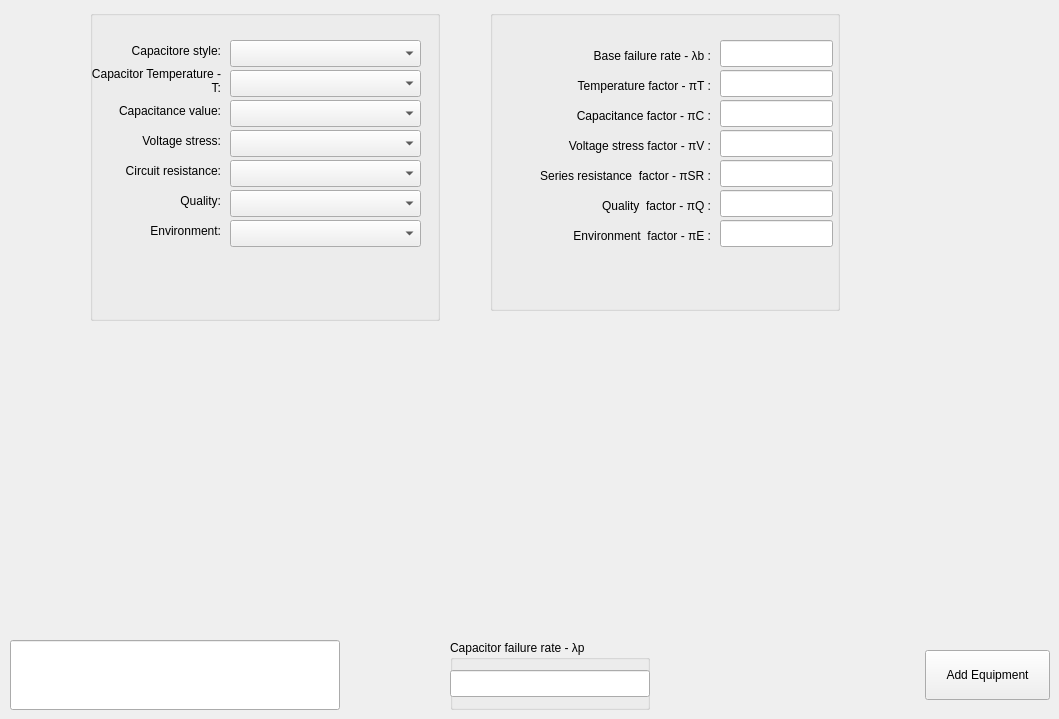
    <widget class="QWidget" name="tab_capacitor">
     <attribute name="title">
      <string>Capacitor</string>
     </attribute>
     <widget class="QGroupBox" name="groupBox_cc_lambda_p">
      <property name="geometry">
       <rect>
        <x>450</x>
        <y>640</y>
        <width>200</width>
        <height>70</height>
       </rect>
      </property>
      <property name="title">
       <string>Capacitor failure rate - λp</string>
      </property>
      <widget class="QLineEdit" name="lineEdit_cc_lamda_p">
       <property name="geometry">
        <rect>
         <x>0</x>
         <y>30</y>
         <width>200</width>
         <height>27</height>
        </rect>
       </property>
       <property name="readOnly">
        <bool>true</bool>
       </property>
      </widget>
     </widget>
     <widget class="QGroupBox" name="groupBox">
      <property name="geometry">
       <rect>
        <x>90</x>
        <y>10</y>
        <width>350</width>
        <height>311</height>
       </rect>
      </property>
      <property name="title">
       <string/>
      </property>
      <widget class="QLabel" name="label_cc_quality">
       <property name="geometry">
        <rect>
         <x>60</x>
         <y>180</y>
         <width>71</width>
         <height>21</height>
        </rect>
       </property>
       <property name="text">
        <string>Quality:</string>
       </property>
       <property name="alignment">
        <set>Qt::AlignRight|Qt::AlignTrailing|Qt::AlignVCenter</set>
       </property>
       <property name="wordWrap">
        <bool>false</bool>
       </property>
      </widget>
      <widget class="QComboBox" name="comboBox_cc_capacitance">
       <property name="geometry">
        <rect>
         <x>140</x>
         <y>90</y>
         <width>191</width>
         <height>27</height>
        </rect>
       </property>
       <property name="currentText">
        <string/>
       </property>
      </widget>
      <widget class="QLabel" name="label_cc_capacitance_value">
       <property name="geometry">
        <rect>
         <x>0</x>
         <y>90</y>
         <width>131</width>
         <height>21</height>
        </rect>
       </property>
       <property name="text">
        <string>Capacitance value:</string>
       </property>
       <property name="alignment">
        <set>Qt::AlignRight|Qt::AlignTrailing|Qt::AlignVCenter</set>
       </property>
      </widget>
      <widget class="QComboBox" name="comboBox_cc_quality">
       <property name="geometry">
        <rect>
         <x>140</x>
         <y>180</y>
         <width>191</width>
         <height>27</height>
        </rect>
       </property>
       <property name="currentText">
        <string/>
       </property>
      </widget>
      <widget class="QLabel" name="label_cc_t">
       <property name="geometry">
        <rect>
         <x>0</x>
         <y>50</y>
         <width>131</width>
         <height>41</height>
        </rect>
       </property>
       <property name="text">
        <string>Capacitor Temperature - T:</string>
       </property>
       <property name="alignment">
        <set>Qt::AlignRight|Qt::AlignTrailing|Qt::AlignVCenter</set>
       </property>
       <property name="wordWrap">
        <bool>true</bool>
       </property>
      </widget>
      <widget class="QLabel" name="label_cc_circuit_resistance">
       <property name="geometry">
        <rect>
         <x>-10</x>
         <y>150</y>
         <width>141</width>
         <height>21</height>
        </rect>
       </property>
       <property name="text">
        <string>Circuit resistance:</string>
       </property>
       <property name="alignment">
        <set>Qt::AlignRight|Qt::AlignTrailing|Qt::AlignVCenter</set>
       </property>
      </widget>
      <widget class="QComboBox" name="comboBox_cc_environment">
       <property name="geometry">
        <rect>
         <x>140</x>
         <y>210</y>
         <width>191</width>
         <height>27</height>
        </rect>
       </property>
       <property name="currentText">
        <string/>
       </property>
      </widget>
      <widget class="QComboBox" name="comboBox_cc_circuit_resistance">
       <property name="geometry">
        <rect>
         <x>140</x>
         <y>150</y>
         <width>191</width>
         <height>27</height>
        </rect>
       </property>
       <property name="currentText">
        <string/>
       </property>
      </widget>
      <widget class="QComboBox" name="comboBox_cc_style">
       <property name="geometry">
        <rect>
         <x>140</x>
         <y>30</y>
         <width>191</width>
         <height>27</height>
        </rect>
       </property>
       <property name="currentText">
        <string/>
       </property>
      </widget>
      <widget class="QLabel" name="label_cc_environment">
       <property name="geometry">
        <rect>
         <x>20</x>
         <y>210</y>
         <width>111</width>
         <height>21</height>
        </rect>
       </property>
       <property name="text">
        <string>Environment:</string>
       </property>
       <property name="alignment">
        <set>Qt::AlignRight|Qt::AlignTrailing|Qt::AlignVCenter</set>
       </property>
       <property name="wordWrap">
        <bool>true</bool>
       </property>
      </widget>
      <widget class="QComboBox" name="comboBox_cc_voltage_stress">
       <property name="geometry">
        <rect>
         <x>140</x>
         <y>120</y>
         <width>191</width>
         <height>27</height>
        </rect>
       </property>
       <property name="currentText">
        <string/>
       </property>
      </widget>
      <widget class="QLabel" name="label_cc_voltage_stress">
       <property name="geometry">
        <rect>
         <x>30</x>
         <y>120</y>
         <width>101</width>
         <height>21</height>
        </rect>
       </property>
       <property name="text">
        <string>Voltage stress:</string>
       </property>
       <property name="alignment">
        <set>Qt::AlignRight|Qt::AlignTrailing|Qt::AlignVCenter</set>
       </property>
      </widget>
      <widget class="QLabel" name="label_cc_capacitor_style">
       <property name="geometry">
        <rect>
         <x>10</x>
         <y>30</y>
         <width>121</width>
         <height>21</height>
        </rect>
       </property>
       <property name="text">
        <string>Capacitore style:</string>
       </property>
       <property name="alignment">
        <set>Qt::AlignRight|Qt::AlignTrailing|Qt::AlignVCenter</set>
       </property>
      </widget>
      <widget class="QComboBox" name="comboBox_cc_capacitor_temperature">
       <property name="geometry">
        <rect>
         <x>140</x>
         <y>60</y>
         <width>191</width>
         <height>27</height>
        </rect>
       </property>
       <property name="currentText">
        <string/>
       </property>
      </widget>
     </widget>
     <widget class="QGroupBox" name="groupBox_2">
      <property name="geometry">
       <rect>
        <x>490</x>
        <y>10</y>
        <width>350</width>
        <height>301</height>
       </rect>
      </property>
      <property name="title">
       <string/>
      </property>
      <widget class="QLineEdit" name="lineEdit_cc_pi_t">
       <property name="geometry">
        <rect>
         <x>230</x>
         <y>60</y>
         <width>113</width>
         <height>27</height>
        </rect>
       </property>
       <property name="text">
        <string/>
       </property>
       <property name="readOnly">
        <bool>true</bool>
       </property>
      </widget>
      <widget class="QLabel" name="label_cc_pi_sr">
       <property name="geometry">
        <rect>
         <x>10</x>
         <y>150</y>
         <width>211</width>
         <height>31</height>
        </rect>
       </property>
       <property name="text">
        <string>Series resistance  factor - πSR :</string>
       </property>
       <property name="alignment">
        <set>Qt::AlignRight|Qt::AlignTrailing|Qt::AlignVCenter</set>
       </property>
      </widget>
      <widget class="QLineEdit" name="lineEdit_cc_pi_v">
       <property name="geometry">
        <rect>
         <x>230</x>
         <y>120</y>
         <width>113</width>
         <height>27</height>
        </rect>
       </property>
       <property name="text">
        <string/>
       </property>
       <property name="readOnly">
        <bool>true</bool>
       </property>
      </widget>
      <widget class="QLineEdit" name="lineEdit_cc_pi_sr">
       <property name="geometry">
        <rect>
         <x>230</x>
         <y>150</y>
         <width>113</width>
         <height>27</height>
        </rect>
       </property>
       <property name="text">
        <string/>
       </property>
       <property name="readOnly">
        <bool>true</bool>
       </property>
      </widget>
      <widget class="QLabel" name="label_cc_pi_c">
       <property name="geometry">
        <rect>
         <x>50</x>
         <y>90</y>
         <width>171</width>
         <height>31</height>
        </rect>
       </property>
       <property name="text">
        <string>Capacitance factor - πC :</string>
       </property>
       <property name="alignment">
        <set>Qt::AlignRight|Qt::AlignTrailing|Qt::AlignVCenter</set>
       </property>
      </widget>
      <widget class="QLabel" name="label_cc_pi_e">
       <property name="geometry">
        <rect>
         <x>0</x>
         <y>210</y>
         <width>221</width>
         <height>31</height>
        </rect>
       </property>
       <property name="text">
        <string>Environment  factor - πE :</string>
       </property>
       <property name="alignment">
        <set>Qt::AlignRight|Qt::AlignTrailing|Qt::AlignVCenter</set>
       </property>
      </widget>
      <widget class="QLabel" name="label_cc_pi_t">
       <property name="geometry">
        <rect>
         <x>50</x>
         <y>60</y>
         <width>171</width>
         <height>31</height>
        </rect>
       </property>
       <property name="text">
        <string>Temperature factor - πT :</string>
       </property>
       <property name="alignment">
        <set>Qt::AlignRight|Qt::AlignTrailing|Qt::AlignVCenter</set>
       </property>
      </widget>
      <widget class="QLineEdit" name="lineEdit_cc_pi_e">
       <property name="geometry">
        <rect>
         <x>230</x>
         <y>210</y>
         <width>113</width>
         <height>27</height>
        </rect>
       </property>
       <property name="text">
        <string/>
       </property>
       <property name="readOnly">
        <bool>true</bool>
       </property>
      </widget>
      <widget class="QLineEdit" name="lineEdit_cc_pi_c">
       <property name="geometry">
        <rect>
         <x>230</x>
         <y>90</y>
         <width>113</width>
         <height>27</height>
        </rect>
       </property>
       <property name="text">
        <string/>
       </property>
       <property name="readOnly">
        <bool>true</bool>
       </property>
      </widget>
      <widget class="QLabel" name="label_cc_lambda_b">
       <property name="geometry">
        <rect>
         <x>70</x>
         <y>30</y>
         <width>151</width>
         <height>31</height>
        </rect>
       </property>
       <property name="text">
        <string>Base failure rate - λb :</string>
       </property>
       <property name="alignment">
        <set>Qt::AlignRight|Qt::AlignTrailing|Qt::AlignVCenter</set>
       </property>
      </widget>
      <widget class="QLineEdit" name="lineEdit_cc_pi_q">
       <property name="geometry">
        <rect>
         <x>230</x>
         <y>180</y>
         <width>113</width>
         <height>27</height>
        </rect>
       </property>
       <property name="text">
        <string/>
       </property>
       <property name="readOnly">
        <bool>true</bool>
       </property>
      </widget>
      <widget class="QLineEdit" name="lineEdit_cc_lambda_b">
       <property name="geometry">
        <rect>
         <x>230</x>
         <y>30</y>
         <width>113</width>
         <height>27</height>
        </rect>
       </property>
       <property name="readOnly">
        <bool>true</bool>
       </property>
      </widget>
      <widget class="QLabel" name="label_cc_pi_q">
       <property name="geometry">
        <rect>
         <x>0</x>
         <y>180</y>
         <width>221</width>
         <height>31</height>
        </rect>
       </property>
       <property name="text">
        <string>Quality  factor - πQ :</string>
       </property>
       <property name="alignment">
        <set>Qt::AlignRight|Qt::AlignTrailing|Qt::AlignVCenter</set>
       </property>
      </widget>
      <widget class="QLabel" name="label_cc_pi_v">
       <property name="geometry">
        <rect>
         <x>40</x>
         <y>120</y>
         <width>181</width>
         <height>31</height>
        </rect>
       </property>
       <property name="text">
        <string>Voltage stress factor - πV :</string>
       </property>
       <property name="alignment">
        <set>Qt::AlignRight|Qt::AlignTrailing|Qt::AlignVCenter</set>
       </property>
      </widget>
     </widget>
     <widget class="QPushButton" name="addButton_c_ee_capacitor">
      <property name="geometry">
       <rect>
        <x>925</x>
        <y>650</y>
        <width>125</width>
        <height>50</height>
       </rect>
      </property>
      <property name="text">
       <string>Add Equipment</string>
      </property>
     </widget>
     <widget class="QLineEdit" name="lineEdit_c_cc_warning_box">
      <property name="geometry">
       <rect>
        <x>10</x>
        <y>640</y>
        <width>330</width>
        <height>70</height>
       </rect>
      </property>
      <property name="readOnly">
       <bool>true</bool>
      </property>
     </widget>
    </widget>
